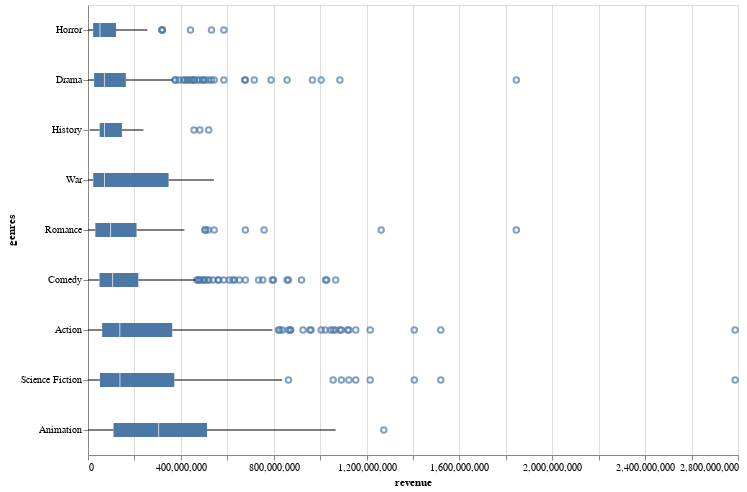

Write notebook code for a chart like this one.
### Markdown cell above
<div class="alert alert-info" style="color:black">

### Question 3.1
rubric={viz:1,accuracy:1}

<h4>Python</h4>
<p>Lots of interesting variation in the histograms above! I wonder if some of it can be explained by movie genre or which studio made the film… This could be valuable information for Bestify™ so let’s find out!</p>
<p>We’ll start with the movie genres. If you look at the data frame, you can see that each film has multiple genres in a list. This is not ideal and mean we must make a decision if we are counting the film once per genre or once overall. Since we have no information about which is the main genres, I suggest we go ahead and count it once per genre. In order to do this we need to replicate each row once per genre in the genres column. Luckily there is a pandas method called <code>explode</code> for exactly this. I have already done the necessary wrangling here, but please view the df so that you understand what happens and <a href="https://pandas.pydata.org/pandas-docs/stable/reference/api/pandas.DataFrame.explode.html">check out pandas doc for a simpler example</a>.</p>
<ol>
<li>Use this new dataframe and create multiple boxplots inside a single figure by have genres on the y-axis and revenue on the x axis.</li>
<li>Boxplots can only be sorted by passing an explicit list of the sort column, in this case the genres. I want you to sort the genres by median revenue, so that the median lines of the box plot are nicely sorted. I have given you a skeleton below where you can fill in the blanks, but you are also free to do it your own way. In the en you need a list that you can pass to <code>sort</code> inside <code>alt.Y()</code>.</li>
</ol>
<p>Once you have made the boxplot, you will see some interesting outliers. Remember that you can view what films these are by setting <code>tooltip='title'</code>, enjoy exploring!</p>
    
</div>

### Code cell
# Uncomment and run these lines
boom_genres = df_movie.explode('genres')
# print(boom_genres)
## Sorting by revenue because it is all about the money, money, money...
genres_by_revenue = boom_genres.groupby('genres')['revenue'].median().sort_values().index.tolist()
# YOUR ANSWER GOES HERE
alt.Chart(boom_genres).mark_boxplot().encode(
    x=alt.X("revenue:Q", scale=alt.Scale(zero=False)),
    y=alt.Y("genres:N", sort=genres_by_revenue),
    tooltip=["title:N", "revenue:Q", "genres:N"]
).properties(
    width=650,
    height=450
)

### Figure 1 — Vega specification as saved in the notebook (floating-point values rounded to 4 significant figures)
{"$schema": "https://vega.github.io/schema/vega/v5.json", "data": [{"name": "source_0"}, {"name": "data_0"}, {"name": "data_1"}, {"name": "data_2", "values": [{"genres": "Romance", "revenue": 677945399, "title": "Forrest Gump"}, {"genres": "Comedy", "revenue": 677945399, "title": "Forrest Gump"}, {"genres": "Drama", "revenue": 677945399, "title": "Forrest Gump"}, {"genres": "Action", "revenue": 1065659812, "title": "Pirates of the Caribbean: Dead Man's Chest"}, {"genres": "Drama", "revenue": 457640427, "title": "Gladiator"}, {"genres": "Comedy", "revenue": 474968763, "title": "Charlie and the Chocolate Factory"}, {"genres": "Action", "revenue": 871368364, "title": "The Lord of the Rings: The Fellowship of the Ring"}, {"genres": "Action", "revenue": 926287400, "title": "The Lord of the Rings: The Two Towers"}, {"genres": "Action", "revenue": 1118888979, "title": "The Lord of the Rings: The Return of the King"}, {"genres": "Action", "revenue": 1004558444, "title": "The Dark Knight"}, {"genres": "Drama", "revenue": 1004558444, "title": "The Dark Knight"}, {"genres": "Romance", "revenue": 505000000, "title": "Ghost"}, {"genres": "Drama", "revenue": 505000000, "title": "Ghost"}, {"genres": "Drama", "revenue": 374218673, "title": "Batman Begins"}, {"genres": "Action", "revenue": 961000000, "title": "Pirates of the Caribbean: At World's End"}, {"genres": "Comedy", "revenue": 562816256, "title": "Monsters, Inc."}, {"genres": "Romance", "revenue": 1845034188, "title": "Titanic"}, {"genres": "Drama", "revenue": 1845034188, "title": "Titanic"}, {"genres": "Drama", "revenue": 456758981, "title": "The Last Samurai"}, {"genres": "History", "revenue": 456758981, "title": "The Last Samurai"}, {"genres": "Drama", "revenue": 411006740, "title": "The Bodyguard"}, {"genres": "Drama", "revenue": 497409852, "title": "Troy"}, {"genres": "Drama", "revenue": 494471524, "title": "Twister"}, {"genres": "Romance", "revenue": 516642939, "title": "Meet the Fockers"}, {"genres": "Comedy", "revenue": 516642939, "title": "Meet the Fockers"}, {"genres": "Comedy", "revenue": 484409218, "title": "Shrek"}, {"genres": "Comedy", "revenue": 919838758, "title": "Shrek 2"}, {"genres": "Comedy", "revenue": 798958165, "title": "Shrek the Third"}, {"genres": "Romance", "revenue": 504050219, "title": "Aladdin"}, {"genres": "Comedy", "revenue": 504050219, "title": "Aladdin"}, {"genres": "Drama", "revenue": 481840909, "title": "Saving Private Ryan"}, {"genres": "History", "revenue": 481840909, "title": "Saving Private Ryan"}, {"genres": "Comedy", "revenue": 497366869, "title": "Toy Story 2"}, {"genres": "Action", "revenue": 1045713802, "title": "Pirates of the Caribbean: On Stranger Tides"}, {"genres": "Comedy", "revenue": 623722818, "title": "Ratatouille"}, {"genres": "Drama", "revenue": 415252786, "title": "Sex and the City"}, {"genres": "Horror", "revenue": 585349010, "title": "I Am Legend"}, {"genres": "Drama", "revenue": 585349010, "title": "I Am Legend"}, {"genres": "Drama", "revenue": 429632142, "title": "Cast Away"}, {"genres": "Action", "revenue": 836297228, "title": "Transformers: Revenge of the Fallen"}, {"genres": "Drama", "revenue": 788241776, "title": "The Lion King"}, {"genres": "Comedy", "revenue": 631744560, "title": "Kung Fu Panda"}, {"genres": "Horror", "revenue": 441306145, "title": "The Exorcist"}, {"genres": "Drama", "revenue": 441306145, "title": "The Exorcist"}, {"genres": "Comedy", "revenue": 752600867, "title": "Shrek Forever After"}, {"genres": "Comedy", "revenue": 1066969703, "title": "Toy Story 3"}, {"genres": "Horror", "revenue": 320145693, "title": "Fatal Attraction"}, {"genres": "Drama", "revenue": 377910544, "title": "Slumdog Millionaire"}, {"genres": "Comedy", "revenue": 735099082, "title": "Up"}, {"genres": "Action", "revenue": 2787965087, "title": "Avatar"}, {"genres": "Science Fiction", "revenue": 2787965087, "title": "Avatar"}, {"genres": "Action", "revenue": 1519557910, "title": "The Avengers"}, {"genres": "Science Fiction", "revenue": 1519557910, "title": "The Avengers"}, {"genres": "Action", "revenue": 825532764, "title": "Inception"}, {"genres": "Drama", "revenue": 448000000, "title": "Tarzan"}, {"genres": "Action", "revenue": 1123746996, "title": "Transformers: Dark of the Moon"}, {"genres": "Science Fiction", "revenue": 1123746996, "title": "Transformers: Dark of the Moon"}, {"genres": "Comedy", "revenue": 559852396, "title": "Cars 2"}, {"genres": "Action", "revenue": 1084939099, "title": "The Dark Knight Rises"}, {"genres": "Drama", "revenue": 1084939099, "title": "The Dark Knight Rises"}, {"genres": "Drama", "revenue": 716392705, "title": "Gravity"}, {"genres": "Action", "revenue": 1021103568, "title": "The Hobbit: An Unexpected Journey"}, {"genres": "Comedy", "revenue": 585178928, "title": "The Croods"}, {"genres": "Comedy", "revenue": 538983207, "title": "Brave"}, {"genres": "Action", "revenue": 1215439994, "title": "Iron Man 3"}, {"genres": "Science Fiction", "revenue": 1215439994, "title": "Iron Man 3"}, {"genres": "Horror", "revenue": 531865000, "title": "World War Z"}, {"genres": "Drama", "revenue": 531865000, "title": "World War Z"}, {"genres": "Drama", "revenue": 426480871, "title": "The Intouchables"}, {"genres": "Comedy", "revenue": 609123048, "title": "How to Train Your Dragon 2"}, {"genres": "Action", "revenue": 1091405097, "title": "Transformers: Age of Extinction"}, {"genres": "Science Fiction", "revenue": 1091405097, "title": "Transformers: Age of Extinction"}, {"genres": "Comedy", "revenue": 477200000, "title": "Teenage Mutant Ninja Turtles"}, {"genres": "Action", "revenue": 1405403694, "title": "Avengers: Age of Ultron"}, {"genres": "Science Fiction", "revenue": 1405403694, "title": "Avengers: Age of Ultron"}, {"genres": "Romance", "revenue": 758539785, "title": "Maleficent"}, {"genres": "Drama", "revenue": 392000694, "title": "The Wolf of Wall Street"}, {"genres": "Animation", "revenue": 1274219009, "title": "Frozen"}, {"genres": "Action", "revenue": 956019788, "title": "The Hobbit: The Battle of the Five Armies"}, {"genres": "Comedy", "revenue": 1028570889, "title": "Finding Dory"}, {"genres": "Comedy", "revenue": 469160692, "title": "The Lego Movie"}, {"genres": "Horror", "revenue": 318000141, "title": "The Conjuring"}, {"genres": "Comedy", "revenue": 521170825, "title": "Kung Fu Panda 3"}, {"genres": "Comedy", "revenue": 857611174, "title": "Inside Out"}, {"genres": "Drama", "revenue": 857611174, "title": "Inside Out"}, {"genres": "Romance", "revenue": 543514353, "title": "Cinderella"}, {"genres": "Drama", "revenue": 543514353, "title": "Cinderella"}, {"genres": "Drama", "revenue": 675120017, "title": "Interstellar"}, {"genres": "Comedy", "revenue": 794191988, "title": "Pirates of the Caribbean: Dead Men Tell No Tales"}, {"genres": "Comedy", "revenue": 652105443, "title": "Big Hero 6"}, {"genres": "Action", "revenue": 873260194, "title": "Batman v Superman: Dawn of Justice"}, {"genres": "Drama", "revenue": 470490832, "title": "San Andreas"}, {"genres": "Horror", "revenue": 320170008, "title": "The Conjuring 2"}, {"genres": "Comedy", "revenue": 1023784195, "title": "Zootopia"}, {"genres": "Action", "revenue": 1153304495, "title": "Captain America: Civil War"}, {"genres": "Science Fiction", "revenue": 1153304495, "title": "Captain America: Civil War"}, {"genres": "Drama", "revenue": 966550600, "title": "The Jungle Book"}, {"genres": "Action", "revenue": 863416141, "title": "Guardians of the Galaxy Vol. 2"}, {"genres": "Science Fiction", "revenue": 863416141, "title": "Guardians of the Galaxy Vol. 2"}, {"genres": "Comedy", "revenue": 863416141, "title": "Guardians of the Galaxy Vol. 2"}, {"genres": "Comedy", "revenue": 498814908, "title": "The Boss Baby"}, {"genres": "Action", "revenue": 820580447, "title": "Wonder Woman"}, {"genres": "Romance", "revenue": 1262886337, "title": "Beauty and the Beast"}, {"genres": "Action", "revenue": 1056057273, "title": "Rogue One: A Star Wars Story"}, {"genres": "Science Fiction", "revenue": 1056057273, "title": "Rogue One: A Star Wars Story"}, {"genres": "Drama", "revenue": 519876949, "title": "Dunkirk"}, {"genres": "History", "revenue": 519876949, "title": "Dunkirk"}]}, {"name": "data_3"}, {"name": "data_5", "values": [{"genres": "Animation", "lower_box_revenue": 109700000.0, "lower_whisker_revenue": 103, "upper_whisker_revenue": 1066969703}, {"genres": "Drama", "lower_box_revenue": 26200000.0, "lower_whisker_revenue": 10759, "upper_whisker_revenue": 362637473}, {"genres": "Action", "lower_box_revenue": 61050000.0, "lower_whisker_revenue": 85, "upper_whisker_revenue": 794191988}, {"genres": "Science Fiction", "lower_box_revenue": 51380000.0, "lower_whisker_revenue": 428868, "upper_whisker_revenue": 836297228}, {"genres": "Romance", "lower_box_revenue": 31630000.0, "lower_whisker_revenue": 85, "upper_whisker_revenue": 415252786}, {"genres": "Comedy", "lower_box_revenue": 49520000.0, "lower_whisker_revenue": 85, "upper_whisker_revenue": 461983149}, {"genres": "History", "lower_box_revenue": 50070000.0, "lower_whisker_revenue": 7191399, "upper_whisker_revenue": 238470033}, {"genres": "Horror", "lower_box_revenue": 22110000.0, "lower_whisker_revenue": 31081, "upper_whisker_revenue": 255273813}, {"genres": "War", "lower_box_revenue": 22660000.0, "lower_whisker_revenue": 10759, "upper_whisker_revenue": 542307423}]}, {"name": "data_6", "values": [{"genres": "Animation", "lower_whisker_revenue": 103, "upper_box_revenue": 512600000.0, "upper_whisker_revenue": 1066969703}, {"genres": "Drama", "lower_whisker_revenue": 10759, "upper_box_revenue": 162900000.0, "upper_whisker_revenue": 362637473}, {"genres": "Action", "lower_whisker_revenue": 85, "upper_box_revenue": 362800000.0, "upper_whisker_revenue": 794191988}, {"genres": "Science Fiction", "lower_whisker_revenue": 428868, "upper_box_revenue": 371900000.0, "upper_whisker_revenue": 836297228}, {"genres": "Romance", "lower_whisker_revenue": 85, "upper_box_revenue": 209200000.0, "upper_whisker_revenue": 415252786}, {"genres": "Comedy", "lower_whisker_revenue": 85, "upper_box_revenue": 216700000.0, "upper_whisker_revenue": 461983149}, {"genres": "History", "lower_whisker_revenue": 7191399, "upper_box_revenue": 146300000.0, "upper_whisker_revenue": 238470033}, {"genres": "Horror", "lower_whisker_revenue": 31081, "upper_box_revenue": 120500000.0, "upper_whisker_revenue": 255273813}, {"genres": "War", "lower_whisker_revenue": 10759, "upper_box_revenue": 347200000.0, "upper_whisker_revenue": 542307423}]}, {"name": "data_7"}, {"name": "data_9", "values": [{"genres": "Animation", "lower_box_revenue": 109700000.0, "max_revenue": 1274219009, "mid_box_revenue": 304320254, "min_revenue": 103, "upper_box_revenue": 512600000.0}, {"genres": "Romance", "lower_box_revenue": 31630000.0, "max_revenue": 1845034188, "mid_box_revenue": 97253286, "min_revenue": 85, "upper_box_revenue": 209200000.0}, {"genres": "Comedy", "lower_box_revenue": 49520000.0, "max_revenue": 1066969703, "mid_box_revenue": 105834556, "min_revenue": 85, "upper_box_revenue": 216700000.0}, {"genres": "Drama", "lower_box_revenue": 26200000.0, "max_revenue": 1845034188, "mid_box_revenue": 70600000, "min_revenue": 10759, "upper_box_revenue": 162900000.0}, {"genres": "Action", "lower_box_revenue": 61050000.0, "max_revenue": 2787965087, "mid_box_revenue": 136982834, "min_revenue": 85, "upper_box_revenue": 362800000.0}, {"genres": "Science Fiction", "lower_box_revenue": 51380000.0, "max_revenue": 2787965087, "mid_box_revenue": 137551594, "min_revenue": 428868, "upper_box_revenue": 371900000.0}, {"genres": "History", "lower_box_revenue": 50070000.0, "max_revenue": 519876949, "mid_box_revenue": 71000000, "min_revenue": 7191399, "upper_box_revenue": 146300000.0}, {"genres": "Horror", "lower_box_revenue": 22110000.0, "max_revenue": 585349010, "mid_box_revenue": 51465046, "min_revenue": 31081, "upper_box_revenue": 120500000.0}, {"genres": "War", "lower_box_revenue": 22660000.0, "max_revenue": 542307423, "mid_box_revenue": 71000000, "min_revenue": 10759, "upper_box_revenue": 347200000.0}]}, {"name": "data_10", "values": [{"genres": "Animation", "lower_box_revenue": 109700000.0, "max_revenue": 1274219009, "mid_box_revenue": 304320254, "min_revenue": 103, "upper_box_revenue": 512600000.0}, {"genres": "Romance", "lower_box_revenue": 31630000.0, "max_revenue": 1845034188, "mid_box_revenue": 97253286, "min_revenue": 85, "upper_box_revenue": 209200000.0}, {"genres": "Comedy", "lower_box_revenue": 49520000.0, "max_revenue": 1066969703, "mid_box_revenue": 105834556, "min_revenue": 85, "upper_box_revenue": 216700000.0}, {"genres": "Drama", "lower_box_revenue": 26200000.0, "max_revenue": 1845034188, "mid_box_revenue": 70600000, "min_revenue": 10759, "upper_box_revenue": 162900000.0}, {"genres": "Action", "lower_box_revenue": 61050000.0, "max_revenue": 2787965087, "mid_box_revenue": 136982834, "min_revenue": 85, "upper_box_revenue": 362800000.0}, {"genres": "Science Fiction", "lower_box_revenue": 51380000.0, "max_revenue": 2787965087, "mid_box_revenue": 137551594, "min_revenue": 428868, "upper_box_revenue": 371900000.0}, {"genres": "History", "lower_box_revenue": 50070000.0, "max_revenue": 519876949, "mid_box_revenue": 71000000, "min_revenue": 7191399, "upper_box_revenue": 146300000.0}, {"genres": "Horror", "lower_box_revenue": 22110000.0, "max_revenue": 585349010, "mid_box_revenue": 51465046, "min_revenue": 31081, "upper_box_revenue": 120500000.0}, {"genres": "War", "lower_box_revenue": 22660000.0, "max_revenue": 542307423, "mid_box_revenue": 71000000, "min_revenue": 10759, "upper_box_revenue": 347200000.0}]}, {"name": "data_1_y_domain_genres_0", "values": [{"genres": "Romance", "sort_field": 4.0}, {"genres": "Comedy", "sort_field": 5.0}, {"genres": "Drama", "sort_field": 1.0}, {"genres": "Action", "sort_field": 6.0}, {"genres": "History", "sort_field": 2.0}, {"genres": "Horror", "sort_field": 0.0}, {"genres": "Science Fiction", "sort_field": 7.0}, {"genres": "Animation", "sort_field": 8.0}]}, {"name": "data_3_y_domain_genres_1", "values": [{"genres": "Animation", "sort_field": 8.0}, {"genres": "Drama", "sort_field": 1.0}, {"genres": "Action", "sort_field": 6.0}, {"genres": "Science Fiction", "sort_field": 7.0}, {"genres": "Romance", "sort_field": 4.0}, {"genres": "Comedy", "sort_field": 5.0}, {"genres": "History", "sort_field": 2.0}, {"genres": "Horror", "sort_field": 0.0}, {"genres": "War", "sort_field": 3.0}]}, {"name": "data_7_y_domain_genres_2", "values": [{"genres": "Animation", "sort_field": 8.0}, {"genres": "Romance", "sort_field": 4.0}, {"genres": "Comedy", "sort_field": 5.0}, {"genres": "Drama", "sort_field": 1.0}, {"genres": "Action", "sort_field": 6.0}, {"genres": "Science Fiction", "sort_field": 7.0}, {"genres": "History", "sort_field": 2.0}, {"genres": "Horror", "sort_field": 0.0}, {"genres": "War", "sort_field": 3.0}]}], "marks": [{"type": "symbol", "name": "layer_0_layer_0_marks", "from": {"data": "data_2"}, "encode": {"update": {"stroke": {"value": "#4c78a8"}, "tooltip": {"signal": "{\"title\": isValid(datum[\"title\"]) ? datum[\"title\"] : \"\"+datum[\"title\"], \"revenue\": format(datum[\"revenue\"], \"\"), \"genres\": isValid(datum[\"genres\"]) ? datum[\"genres\"] : \"\"+datum[\"genres\"]}"}, "y": {"field": "genres", "scale": "y", "band": 0.5}, "opacity": {"value": 0.7}, "fill": {"value": "transparent"}, "x": {"field": "revenue", "scale": "x"}}}, "style": ["point", "boxplot-outliers"]}, {"type": "rule", "name": "layer_0_layer_1_layer_0_marks", "from": {"data": "data_5"}, "encode": {"update": {"stroke": {"value": "black"}, "x": {"field": "lower_whisker_revenue", "scale": "x"}, "tooltip": {"signal": "{\"Upper Whisker of revenue\": format(datum[\"upper_whisker_revenue\"], \"\"), \"Lower Whisker of revenue\": format(datum[\"lower_whisker_revenue\"], \"\"), \"genres\": isValid(datum[\"genres\"]) ? datum[\"genres\"] : \"\"+datum[\"genres\"]}"}, "x2": {"field": "lower_box_revenue", "scale": "x"}, "y": {"field": "genres", "scale": "y", "band": 0.5}}}, "aria": false, "style": ["rule", "boxplot-rule"]}, {"type": "rule", "name": "layer_0_layer_1_layer_1_marks", "from": {"data": "data_6"}, "encode": {"update": {"stroke": {"value": "black"}, "x2": {"field": "upper_whisker_revenue", "scale": "x"}, "tooltip": {"signal": "{\"Upper Whisker of revenue\": format(datum[\"upper_whisker_revenue\"], \"\"), \"Lower Whisker of revenue\": format(datum[\"lower_whisker_revenue\"], \"\"), \"genres\": isValid(datum[\"genres\"]) ? datum[\"genres\"] : \"\"+datum[\"genres\"]}"}, "x": {"field": "upper_box_revenue", "scale": "x"}, "y": {"field": "genres", "scale": "y", "band": 0.5}}}, "style": ["rule", "boxplot-rule"], "aria": false}, {"type": "rect", "name": "layer_1_layer_0_marks", "from": {"data": "data_9"}, "encode": {"update": {"tooltip": {"signal": "{\"Max of revenue\": format(datum[\"max_revenue\"], \"\"), \"Q3 of revenue\": format(datum[\"upper_box_revenue\"], \"\"), \"Median of revenue\": format(datum[\"mid_box_revenue\"], \"\"), \"Q1 of revenue\": format(datum[\"lower_box_revenue\"], \"\"), \"Min of revenue\": format(datum[\"min_revenue\"], \"\"), \"genres\": isValid(datum[\"genres\"]) ? datum[\"genres\"] : \"\"+datum[\"genres\"]}"}, "fill": {"value": "#4c78a8"}, "x2": {"field": "upper_box_revenue", "scale": "x"}, "yc": {"field": "genres", "scale": "y", "band": 0.5}, "x": {"field": "lower_box_revenue", "scale": "x"}, "height": {"value": 14}}}, "style": ["bar", "boxplot-box"]}, {"type": "rect", "name": "layer_1_layer_1_marks", "from": {"data": "data_10"}, "encode": {"update": {"tooltip": {"signal": "{\"Max of revenue\": format(datum[\"max_revenue\"], \"\"), \"Q3 of revenue\": format(datum[\"upper_box_revenue\"], \"\"), \"Median of revenue\": format(datum[\"mid_box_revenue\"], \"\"), \"Q1 of revenue\": format(datum[\"lower_box_revenue\"], \"\"), \"Min of revenue\": format(datum[\"min_revenue\"], \"\"), \"genres\": isValid(datum[\"genres\"]) ? datum[\"genres\"] : \"\"+datum[\"genres\"]}"}, "opacity": {"value": 0.7}, "height": {"value": 14}, "xc": {"field": "mid_box_revenue", "scale": "x"}, "yc": {"field": "genres", "scale": "y", "band": 0.5}, "width": {"value": 1}, "fill": [{"value": "#4c78a8", "test": "datum['lower_box_revenue'] >= datum['upper_box_revenue']"}, {"value": "white"}]}}, "aria": false, "style": ["tick", "boxplot-median"]}], "scales": [{"name": "x", "type": "linear", "domain": {"fields": [{"data": "data_2", "field": "revenue"}, {"data": "data_5", "field": "lower_whisker_revenue"}, {"data": "data_5", "field": "lower_box_revenue"}, {"data": "data_6", "field": "upper_box_revenue"}, {"data": "data_6", "field": "upper_whisker_revenue"}, {"data": "data_9", "field": "lower_box_revenue"}, {"data": "data_9", "field": "upper_box_revenue"}, {"data": "data_10", "field": "mid_box_revenue"}]}, "range": [0, {"signal": "width"}], "zero": false, "nice": true}, {"name": "y", "type": "band", "domain": {"fields": [{"data": "data_1_y_domain_genres_0", "field": "genres"}, {"data": "data_3_y_domain_genres_1", "field": "genres"}, {"data": "data_7_y_domain_genres_2", "field": "genres"}], "sort": {"op": "max", "field": "sort_field"}}, "range": [0, {"signal": "height"}], "paddingInner": 0, "paddingOuter": 0}], "axes": [{"scale": "x", "minExtent": 0, "domain": false, "gridScale": "y", "aria": false, "grid": true, "ticks": false, "zindex": 0, "labels": false, "orient": "bottom", "maxExtent": 0, "tickCount": {"signal": "ceil(width/40)"}}, {"scale": "x", "grid": false, "zindex": 0, "tickCount": {"signal": "ceil(width/40)"}, "orient": "bottom", "title": "revenue", "labelOverlap": true, "labelFlush": true}, {"scale": "y", "zindex": 0, "orient": "left", "title": "genres", "grid": false}], "height": 450, "background": "white", "style": "cell", "width": 650, "padding": 5}
